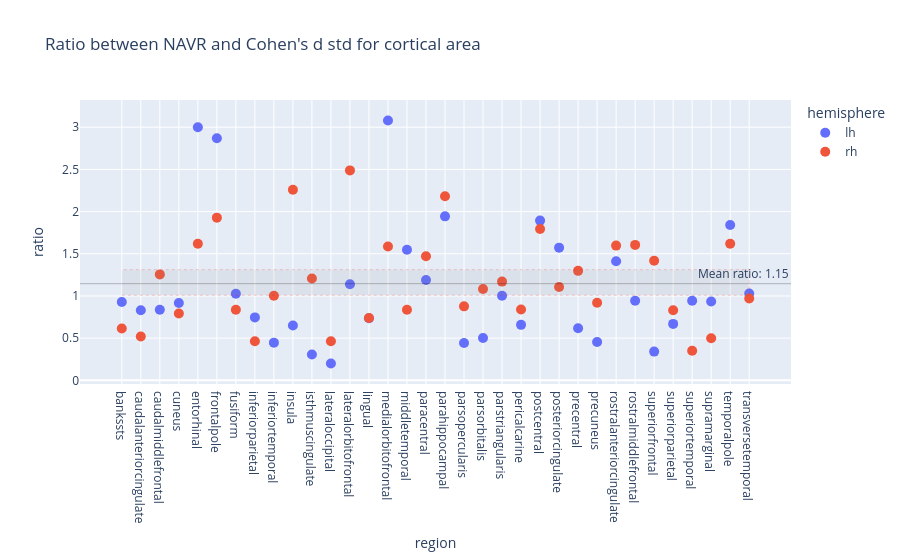

Source (notebook cell):
### Code cell
# Difference between ratio and cohen's d std estimated from the same data
cohend_d_std["NAVR"] = navr_df["NAVR"].values

alpha = np.sqrt(4 / (pop1.shape[0] + pop2.shape[0]))
print(f"2/sqrt(D) factor: {alpha:.4f}")

cohend_d_std["ratio"] = cohend_d_std["cohen_d_mean"] / (alpha * cohend_d_std["NAVR"])

# get mean CI with bootstrap
bootstrap_results = bootstrap(
    (cohend_d_std["ratio"].values,),
    np.mean,
    confidence_level=0.95,
    n_resamples=10000,
    random_state=42,
)
observed_value = bootstrap_results.bootstrap_distribution.mean()
ci_lower = bootstrap_results.confidence_interval.low
ci_upper = bootstrap_results.confidence_interval.high
print(
    f"Bootstrap confidence interval for mean ratio: {observed_value:.4f} with CI at 95% [{ci_lower:.4f}, {ci_upper:.4f}]"
)

cohend_d_std = cohend_d_std[cohend_d_std["region"].isin(regions_template)]
fig = px.scatter(
    cohend_d_std,
    x="region",
    y="ratio",
    hover_name="region",
    color="hemisphere",
    title="Ratio between NAVR and Cohen's d std for cortical area",
).update_traces(marker=dict(size=10))
# Add horizontal line with CI at 95%
fig.add_hline(
    y=observed_value,
    line_color="rgba(0,0,0,.25)",
    line_dash="solid",
    line_width=1,
    annotation_text=f"Mean ratio: {observed_value:.2f}",
    annotation_position="top right",
)
fig.add_trace(
    go.Scatter(
        x=np.concatenate([cohend_d_std["region"], cohend_d_std["region"][::-1]]),
        y=[ci_lower] * len(cohend_d_std["region"])
        + [ci_upper] * len(cohend_d_std["region"]),
        fill="toself",
        fillcolor="rgba(125, 125, 125, 0.1)",
        line=dict(color="rgba(255,0,0,0.2)", width=1, dash="dot"),
        hoverinfo="skip",
        showlegend=False,
    )
)

### Figure 1 — Plotly figure (JSON) as saved in the notebook; plotly's stock layout.template omitted (floating-point values rounded to 4 significant figures; data arrays with more than 128 entries replaced by an {"elided": "..."} marker saying what was removed)
{"data": [{"hovertemplate": "<b>%{hovertext}</b><br><br>hemisphere=lh<br>region=%{x}<br>ratio=%{y}<extra></extra>", "hovertext": ["bankssts", "caudalanteriorcingulate", "caudalmiddlefrontal", "cuneus", "entorhinal", "frontalpole", "fusiform", "inferiorparietal", "inferiortemporal", "insula", "isthmuscingulate", "lateraloccipital", "lateralorbitofrontal", "lingual", "medialorbitofrontal", "middletemporal", "paracentral", "parahippocampal", "parsopercularis", "parsorbitalis", "parstriangularis", "pericalcarine", "postcentral", "posteriorcingulate", "precentral", "precuneus", "rostralanteriorcingulate", "rostralmiddlefrontal", "superiorfrontal", "superiorparietal", "superiortemporal", "supramarginal", "temporalpole", "transversetemporal"], "legendgroup": "lh", "marker": {"color": "#636efa", "size": 10, "symbol": "circle"}, "mode": "markers", "name": "lh", "orientation": "v", "showlegend": true, "type": "scatter", "x": ["bankssts", "caudalanteriorcingulate", "caudalmiddlefrontal", "cuneus", "entorhinal", "frontalpole", "fusiform", "inferiorparietal", "inferiortemporal", "insula", "isthmuscingulate", "lateraloccipital", "lateralorbitofrontal", "lingual", "medialorbitofrontal", "middletemporal", "paracentral", "parahippocampal", "parsopercularis", "parsorbitalis", "parstriangularis", "pericalcarine", "postcentral", "posteriorcingulate", "precentral", "precuneus", "rostralanteriorcingulate", "rostralmiddlefrontal", "superiorfrontal", "superiorparietal", "superiortemporal", "supramarginal", "temporalpole", "transversetemporal"], "xaxis": "x", "y": [0.9287, 0.8308, 0.8355, 0.9156, 3.001, 2.869, 1.026, 0.7458, 0.4462, 0.6494, 0.3052, 0.1986, 1.138, 0.7356, 3.08, 1.547, 1.188, 1.943, 0.4422, 0.5007, 1.002, 0.6572, 1.893, 1.572, 0.6179, 0.4543, 1.411, 0.9434, 0.34, 0.6687, 0.9438, 0.9337, 1.841, 1.028], "yaxis": "y"}, {"hovertemplate": "<b>%{hovertext}</b><br><br>hemisphere=rh<br>region=%{x}<br>ratio=%{y}<extra></extra>", "hovertext": ["bankssts", "caudalanteriorcingulate", "caudalmiddlefrontal", "cuneus", "entorhinal", "frontalpole", "fusiform", "inferiorparietal", "inferiortemporal", "insula", "isthmuscingulate", "lateraloccipital", "lateralorbitofrontal", "lingual", "medialorbitofrontal", "middletemporal", "paracentral", "parahippocampal", "parsopercularis", "parsorbitalis", "parstriangularis", "pericalcarine", "postcentral", "posteriorcingulate", "precentral", "precuneus", "rostralanteriorcingulate", "rostralmiddlefrontal", "superiorfrontal", "superiorparietal", "superiortemporal", "supramarginal", "temporalpole", "transversetemporal"], "legendgroup": "rh", "marker": {"color": "#EF553B", "size": 10, "symbol": "circle"}, "mode": "markers", "name": "rh", "orientation": "v", "showlegend": true, "type": "scatter", "x": ["bankssts", "caudalanteriorcingulate", "caudalmiddlefrontal", "cuneus", "entorhinal", "frontalpole", "fusiform", "inferiorparietal", "inferiortemporal", "insula", "isthmuscingulate", "lateraloccipital", "lateralorbitofrontal", "lingual", "medialorbitofrontal", "middletemporal", "paracentral", "parahippocampal", "parsopercularis", "parsorbitalis", "parstriangularis", "pericalcarine", "postcentral", "posteriorcingulate", "precentral", "precuneus", "rostralanteriorcingulate", "rostralmiddlefrontal", "superiorfrontal", "superiorparietal", "superiortemporal", "supramarginal", "temporalpole", "transversetemporal"], "xaxis": "x", "y": [0.6144, 0.5191, 1.255, 0.7926, 1.618, 1.928, 0.8357, 0.4633, 1.001, 2.259, 1.206, 0.462, 2.488, 0.7392, 1.586, 0.8369, 1.47, 2.181, 0.8768, 1.083, 1.17, 0.8384, 1.793, 1.106, 1.298, 0.9184, 1.597, 1.605, 1.417, 0.8301, 0.3512, 0.4976, 1.618, 0.9704], "yaxis": "y"}, {"fill": "toself", "fillcolor": "rgba(125, 125, 125, 0.1)", "hoverinfo": "skip", "line": {"color": "rgba(255,0,0,0.2)", "dash": "dot", "width": 1}, "showlegend": false, "type": "scatter", "x": {"elided": "136 str values"}, "y": {"elided": "136 float values"}}], "layout": {"annotations": [{"showarrow": false, "text": "Mean ratio: 1.15", "x": 1, "xanchor": "right", "xref": "x domain", "y": 1.145, "yanchor": "bottom", "yref": "y"}], "legend": {"title": {"text": "hemisphere"}, "tracegroupgap": 0}, "shapes": [{"line": {"color": "rgba(0,0,0,.25)", "dash": "solid", "width": 1}, "type": "line", "x0": 0, "x1": 1, "xref": "x domain", "y0": 1.145, "y1": 1.145, "yref": "y"}], "title": {"text": "Ratio between NAVR and Cohen's d std for cortical area"}, "xaxis": {"anchor": "y", "domain": [0, 1], "title": {"text": "region"}}, "yaxis": {"anchor": "x", "domain": [0, 1], "title": {"text": "ratio"}}}}
